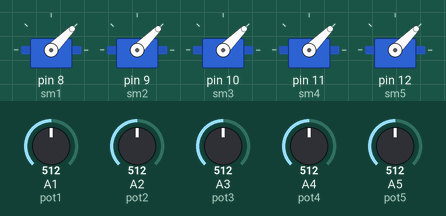
A sketch run on a simulated Arduino Uno, built with avr-gcc and run on an emulated ATmega328P. Parts: 5 × servo. Inputs (shaded band) come from the test bench; at power-on: A1 (pot1) = 512, A2 (pot2) = 512, A3 (pot3) = 512, A4 (pot4) = 512, A5 (pot5) = 512.

Above: at 1.2 s.
1.3 s: A1 (pot1) set to 716
At 2.3 s:
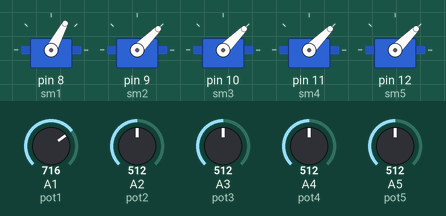
2.8 s: A2 (pot2) set to 716
At 3.3 s:
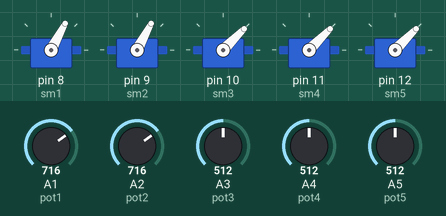
4.3 s: A3 (pot3) set to 716
At 5.5 s:
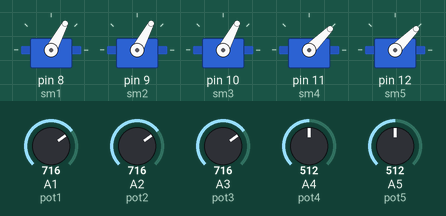
5.8 s: A4 (pot4) set to 716
At 6.8 s:
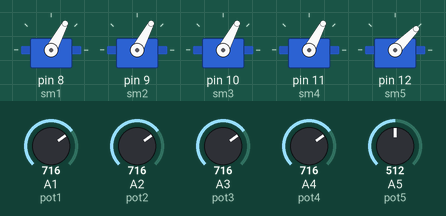
7.3 s: A5 (pot5) set to 716
At 8.1 s:
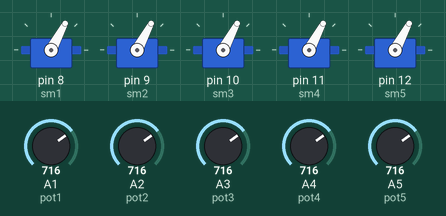
8.8 s: A1 (pot1) set to 992
At 9.1 s:
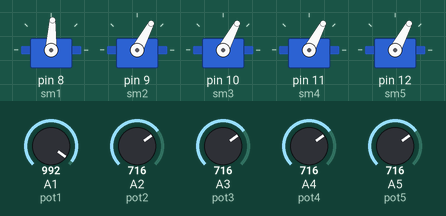
Timing chart, 0 to 11.3 s (numbered marks = the images above; inputs shaded):
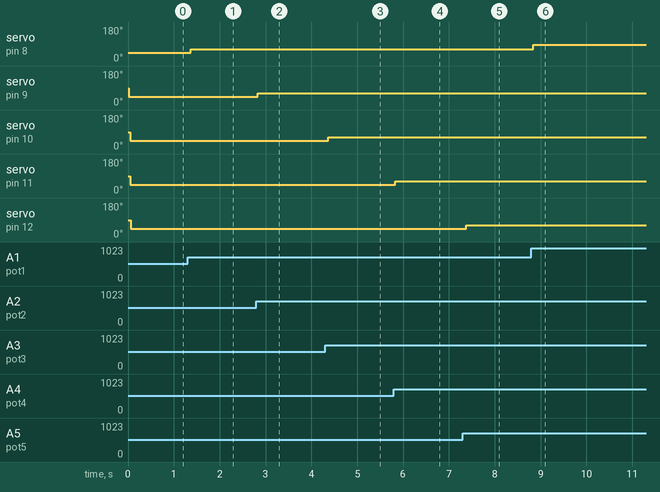

The sketch:

sm1.2.ino
```cpp
#include <Servo.h>
Servo sm1 , sm2 , sm3 , sm4 , sm5 ;

int pot1=A1;
int pot2=A2;
int pot3=A3;
int pot4=A4;
int pot5=A5;

int valpot1;
int valpot2;
int valpot3;
int valpot4;
int valpot5;

void setup() {

  sm1.attach(8);
  sm2.attach(9);
  sm3.attach(10);
  sm4.attach(11);
  sm5.attach(12);

}

void loop() {
  valpot1=analogRead(pot1);
  valpot1=map (valpot1, 0, 1023, 0,90);
  sm1.write(valpot1);
  delay(15);


  valpot2=analogRead(pot2);
  valpot2=map (valpot2,0,1023,0,90);
  sm2.write(valpot2);
  delay(15);


  valpot3=analogRead(pot3);
  valpot3=map (valpot3,0,1023,0,90);
  sm3.write(valpot3);
  delay(15);

  valpot4=analogRead(pot4);
  valpot4=map (valpot4,0,1023,0,90);
  sm4.write(valpot4);
  delay(15);


  valpot5=analogRead(pot5);
  valpot5=map (valpot5,0,1023,0,90);
  sm5.write(valpot5);
  delay(15);


}
```

Measured:
- after the input at 1.3 s, servo on pin 8 (sm1): 45° → 62° after 0.07 s
- after the input at 2.8 s, servo on pin 9 (sm2): 45° → 62° at once
- after the input at 4.3 s, servo on pin 10 (sm3): 45° → 62° after 0.07 s
- after the input at 5.8 s, servo on pin 11 (sm4): 45° → 62° at once
- after the input at 7.3 s, servo on pin 12 (sm5): 45° → 62° after 0.07 s
- after the input at 8.8 s, servo on pin 8 (sm1): 62° → 87° at once
